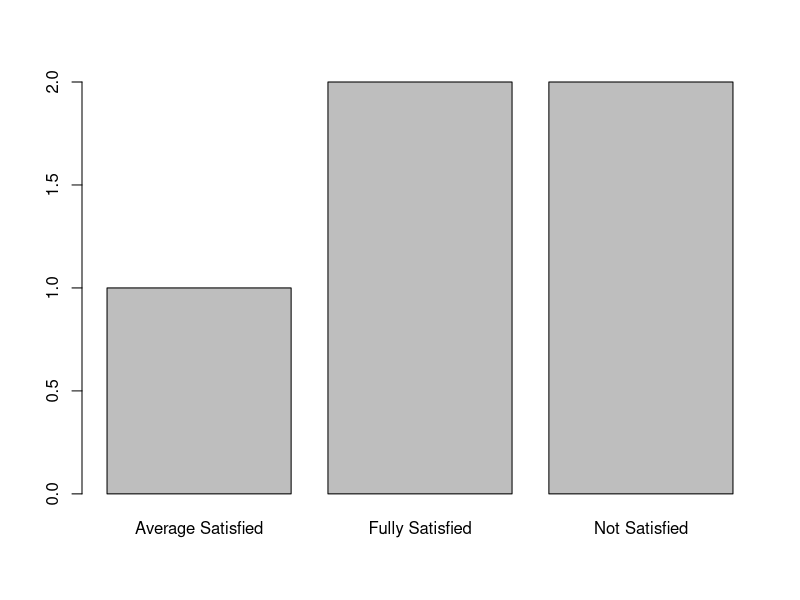

Write R code to recreate this figure.


# Changing working directory

getwd() 
setwd("/home/tanvir/Documents/ownCloud/Git_Repos/causality-group/RSessions/")


# R has different type of objects

# 1. Numeric object

x <- 1.5
class(x)

# 2. Vector Numeric, c() function is used to attach 

y <- c(1.5, 2.5, 3.5)
class(y)

# 3. String object

z <- "Hello"
class(z)

# 4. Matrix object

m <- matrix(1:6, nrow = 2, ncol = 3)
class(m)

# print the matrix in the console
m

# Accessing elements in a matrix
m[1, 2] # Accessing the element in the first row and second column
m[1, 2] <- 10 # Modifying the element in the first row and second column
m
m[1,]  # Accessing the first row of the matrix


# 5. Data Frame object

df <- data.frame(
  Name = c("Alice", "Bob", "Charlie"),
  Age = c(25, 30, 35),
  Height = c(5.5, 6.0, 5.8)
)

class(df)

# View data frame in the console
View(df)

# Accessing elements in a data frame with column name
# use $ operator to access a specific column

df$Name  # Accessing the 'Name' column
df$Age  # Accessing the 'Age' column

# with column name and row number

df[1, "Name"]  # Accessing the 'Name' of the first row

# subset of the data, often subsetting is quite helpful

df_subset <- df[df$Age > 28, ]  # Subset where Age is greater than 28

# View the subset data frame
View(df_subset)



# 6. List object


mylist <- list(1, "2", "asap", c(1, 2, 3))

l <- list(
  Name = "Alice",
  Age = 25,
  Height = 5.5,
  Scores = c(90, 85, 88)
)

# categorical data

categorical_data <- c("Fully Satisfied", "Fully Satisfied", "Not Satisfied", "Average Satisfied", "Not Satisfied")

factor_data <- factor(categorical_data)

factor_data

table(factor_data)

barplot(table(factor_data))

# user defined function y = 2x + 1

my_function <- function(x) {
  y <- 2*x + 1
  return(y)
}


my_function(4)



